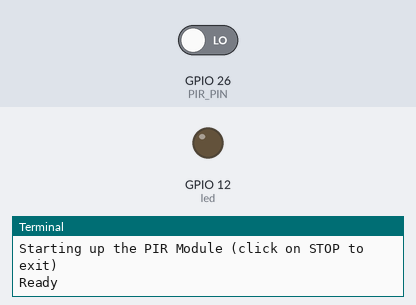
Simulated run of this program. Board: Raspberry Pi (BCM pin numbers). On the bench: output pins drawn as LEDs (lit = HIGH), the last lines printed to the terminal. Dashed ring = blinking. The test bench sets the inputs (shaded band); at power-on: GPIO 26 (PIR_PIN) LOW.

Above: at 2.2 s.
2.3 s: GPIO 26 (PIR_PIN) driven HIGH
At 3.8 s:
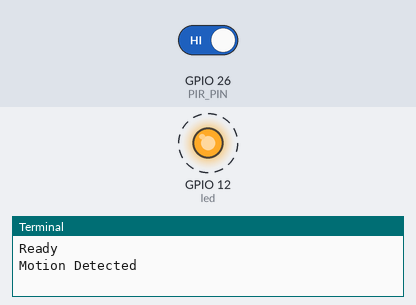
6.3 s: GPIO 26 (PIR_PIN) driven LOW
At 7.3 s:
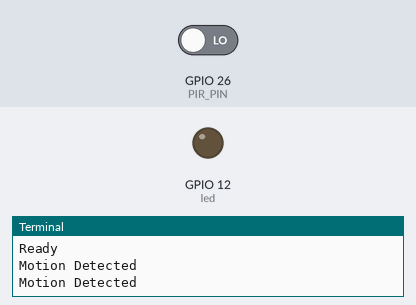
Timing chart, 0 to 9.3 s (numbered marks = the images above; inputs shaded):
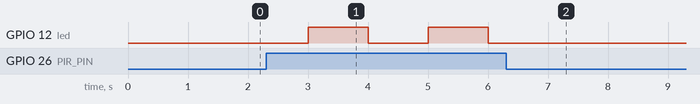

Measured:
- after the input at 2.3 s, GPIO 12 (led): alternates HIGH for 1.0 s and LOW for 1.0 s, starting after 0.70 s
- after the input at 6.3 s, GPIO 12 (led): stops changing and stays LOW

The program:

led_pwm.py
```python
import RPi.GPIO as GPIO
from gpiozero import PWMLED
import time

GPIO.setmode(GPIO.BCM)
GPIO.setwarnings(False)
PIR_PIN = 26
GPIO.setup(PIR_PIN, GPIO.IN)

led = PWMLED(12)


print('Starting up the PIR Module (click on STOP to exit)')
time.sleep(1)
print ('Ready')

while True:
  if GPIO.input(PIR_PIN):
     print('Motion Detected')
     led.value = 1
     time.sleep(1)
     led.value = 0

  time.sleep(1)
```
